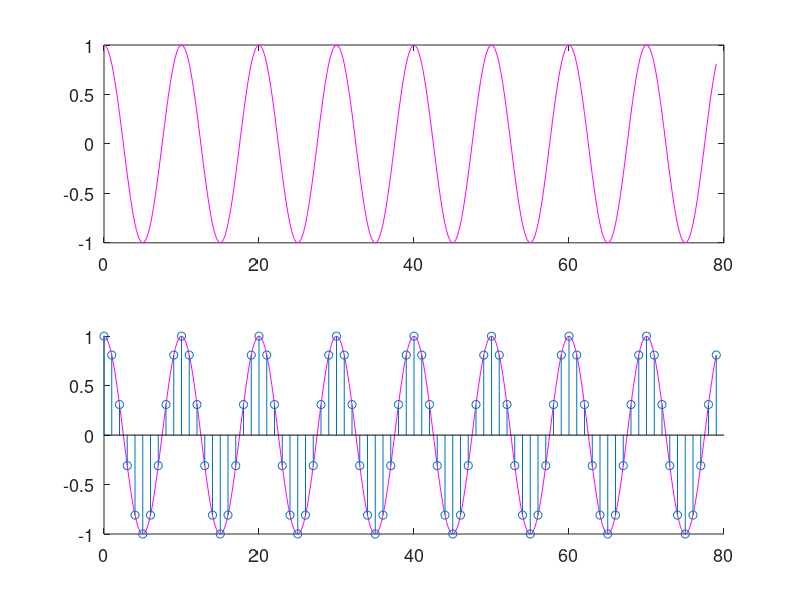
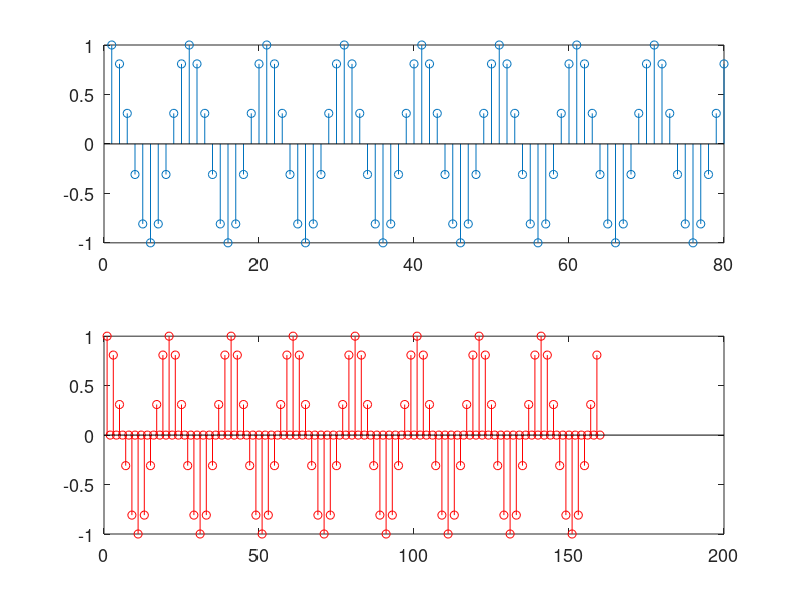
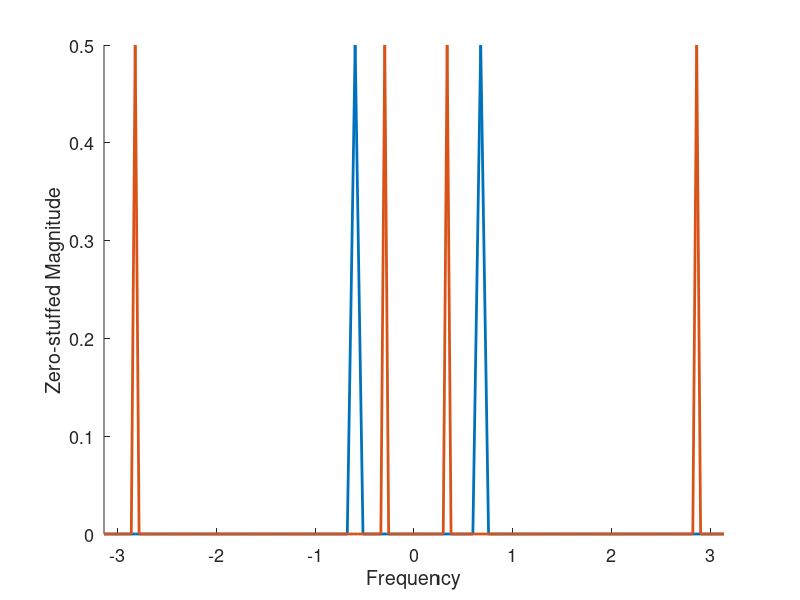
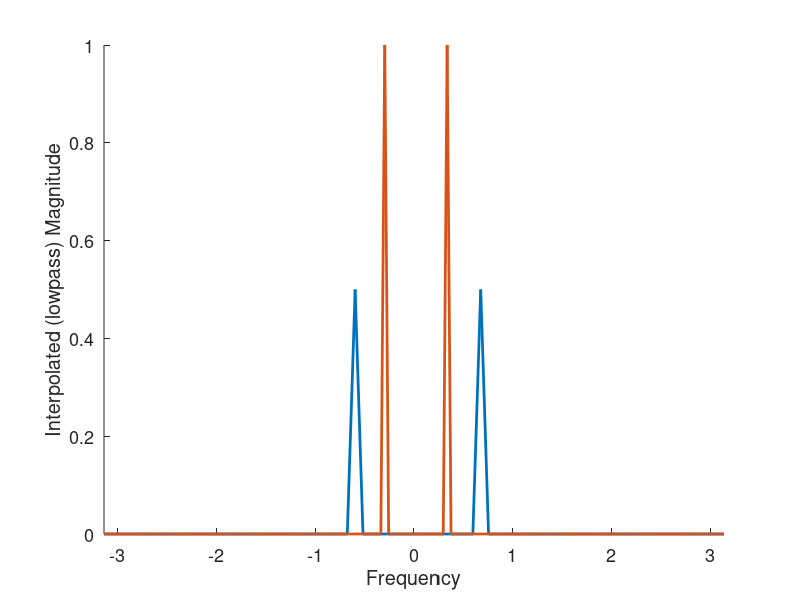

These figures' MATLAB source, in order:
% file: e9_8_cosine_upsampled_interpolated_lowpass_.m  
% time and frequency spectra plots for cosine and upsampled-by-L, interpolated cosine     
% upsample cos(0.2pi n) by factor L (configurable)
% interpolate by lowpass filtering in frequency domain
clear; close all; set(0,'defaultAxesFontSize',13);
fpv = [0 300 500 300]; % position and size vector for figures
L = 2;                 % upsampling factor
N = 10;                % number of sample points N = 2*pi/W_0 per cycle. W_0 = 2/10 pi = 0.2pi
Nf = 8*N;              % increase number of sample points (# cycles) for fft resolution improvement
nf = [0:Nf-1];      
xf = cos(2*pi/N*nf);   % sampled signal

% plot continuous-time cosine overlaid with 10 samples/cycle
t = [0:0.2:Nf-1];      
x = cos(2*pi/N*t);
figure('position', fpv); 
 subplot (2,1,1); plot(t,x,'m'); subplot (2,1,2); hold on; plot(t,x,'m'); stem(nf,xf);

temp = [xf; zeros(L-1,length(xf))]; yf=temp(:)';     % yf is xf upsampled (zero-stuffed) by factor L
ny = length(yf);
figure('position', fpv); subplot(2,1,1); stem(xf); subplot(2,1,2); stem(yf,'r');
w = linspace(-pi,pi,Nf); wy = linspace(-pi,pi,ny);         % frequency omega range 
 % frequency omega range (0 to 2pi)temp

% calculate ffts (DFT)
fx = fft(xf); fx = fftshift(fx);  % fftshift(): show plot with freq 0 in center
fy = fft(yf); fy = fftshift(fy); 
% draw smooth plots of DFTs 
figure('position', fpv),hold on,axis tight, % scale ffts by 1/N to get proper magnitude
  plot(w,abs(fx/Nf), 'LineWidth', 2), plot(wy,abs(fy/Nf), 'LineWidth', 2); 
  xlabel('Frequency'); ylabel('Zero-stuffed Magnitude'), hold off;

% interpolate via lowpass in freq domain (zero out fft frequency values > pi/L, scale remaining values by L)
zcount = length(fy) - length(fy)/L;  % number of values to replace with zero
fyLP = [zeros(1,zcount/2) L*fy(1+zcount/2: length(fy) - zcount/2) zeros(1,zcount/2)];

% draw smooth plots of DFTs 
figure('position', fpv); hold on; axis tight;
  plot(w,abs(fx/Nf), 'LineWidth', 2);  plot(wy,abs(fyLP/Nf), 'LineWidth', 2);
  xlabel('Frequency'); ylabel('Interpolated (lowpass) Magnitude'), hold off;

% transform back to time domain y[n], and plot the interpolated signal
yi = ifft(fftshift(fyLP));
figure('position', fpv); stem(yi,'r'); ylabel('Interpolated (lowpass) signal ')